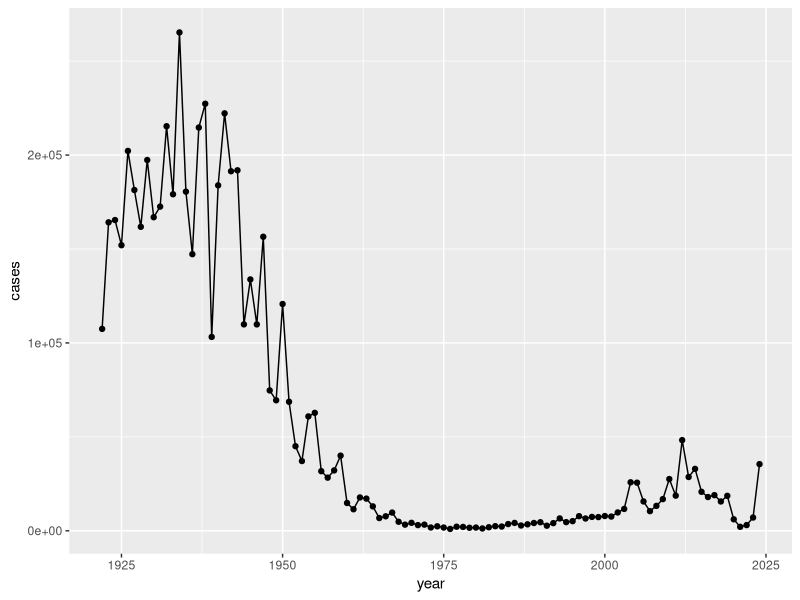
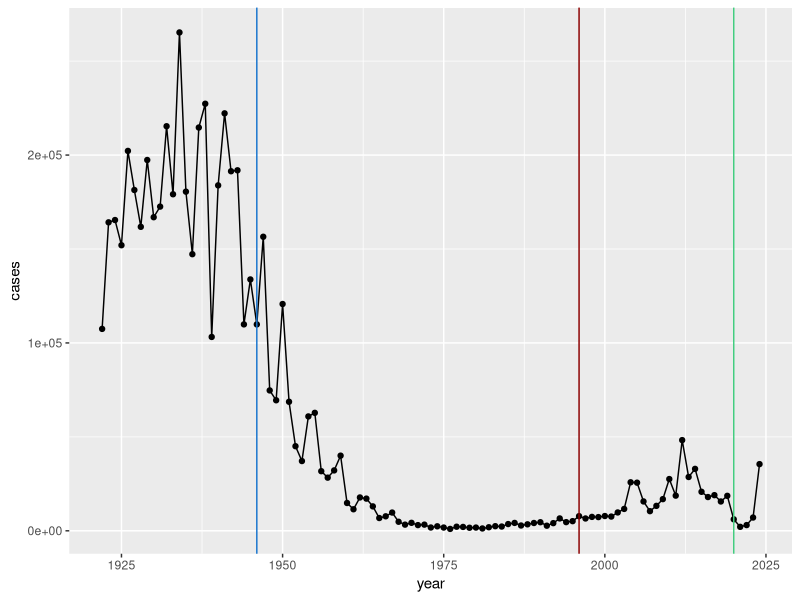

The R source for these figures, in order: (Note: this script raises an error after producing the figures.)
## ---- chunk 1
cdc <- data.frame( year = c(1922L,1923L,1924L,1925L,
                                          1926L,1927L,1928L,1929L,1930L,1931L,
                                          1932L,1933L,1934L,1935L,1936L,
                                          1937L,1938L,1939L,1940L,1941L,1942L,
                                          1943L,1944L,1945L,1946L,1947L,
                                          1948L,1949L,1950L,1951L,1952L,
                                          1953L,1954L,1955L,1956L,1957L,1958L,
                                          1959L,1960L,1961L,1962L,1963L,
                                          1964L,1965L,1966L,1967L,1968L,1969L,
                                          1970L,1971L,1972L,1973L,1974L,
                                          1975L,1976L,1977L,1978L,1979L,1980L,
                                          1981L,1982L,1983L,1984L,1985L,
                                          1986L,1987L,1988L,1989L,1990L,
                                          1991L,1992L,1993L,1994L,1995L,1996L,
                                          1997L,1998L,1999L,2000L,2001L,
                                          2002L,2003L,2004L,2005L,2006L,2007L,
                                          2008L,2009L,2010L,2011L,2012L,
                                          2013L,2014L,2015L,2016L,2017L,2018L,
                                          2019L,2020L,2021L,2022L,2023L,2024L),

cases = c(107473,164191,165418,152003,
                                          202210,181411,161799,197371,
                                          166914,172559,215343,179135,265269,
                                          180518,147237,214652,227319,103188,
                                          183866,222202,191383,191890,109873,
                                          133792,109860,156517,74715,69479,
                                          120718,68687,45030,37129,60886,
                                          62786,31732,28295,32148,40005,
                                          14809,11468,17749,17135,13005,6799,
                                          7717,9718,4810,3285,4249,3036,
                                          3287,1759,2402,1738,1010,2177,2063,
                                          1623,1730,1248,1895,2463,2276,
                                          3589,4195,2823,3450,4157,4570,
                                          2719,4083,6586,4617,5137,7796,6564,
                                          7405,7298,7867,7580,9771,11647,
                                          25827,25616,15632,10454,13278,
                                          16858,27550,18719,48277,28639,32971,
                                          20762,17972,18975,15609,18617,
                                          6124,2116,3044,7063,35493)
       )
## ---- chunk 2
library(ggplot2)
## ---- chunk 3
ggplot(cdc) +
  aes(year, cases) +
  geom_point() + 
  geom_line()
## ---- chunk 4
library(ggplot2)
ggplot(cdc) +
  aes(year, cases) +
  geom_point() + 
  geom_line() +
geom_vline(xintercept = 1946, col="dodgerblue3") +
  geom_vline(xintercept = 1996, col="red4") +
  geom_vline(xintercept = 2020, col="seagreen3")
## ---- chunk 5

##Read, write and process JSON data

library(jsonlite)

subject <- read_json("https://www.cmi-pb.org/api/v5_1/subject", 
                     simplifyVector = TRUE)

head(subject)
## ---- chunk 6
nrow(subject)

## ---- chunk 7
table(subject$infancy_vac)
## ---- chunk 8
table(subject$biological_sex)
## ---- chunk 9
table(subject$race, subject$biological_sex)
## ---- chunk 10
specimen <- read_json("https://www.cmi-pb.org/api/v5_1/specimen",
                      simplifyVector = TRUE)

ab_data <- read_json("https://www.cmi-pb.org/api/v5_1/plasma_ab_titer",
                     simplifyVector = TRUE)
## ---- chunk 11
library(dplyr)
meta <- inner_join(subject, specimen)

head(meta)
## ---- chunk 12
head(ab_data)
## ---- chunk 13
abdata <- inner_join(ab_data, meta)
head(abdata)
## ---- chunk 14
dim(abdata)
## ---- chunk 15
table(abdata$isotype)
## ---- chunk 16
table(abdata$antigen)
## ---- chunk 17
ggplot(abdata) +
  aes(MFI, antigen) +
  geom_boxplot()
## ---- chunk 18
ggplot(abdata) +
  aes(MFI, antigen, col=infancy_vac) +
  geom_boxplot()
## ---- chunk 19
igg <- abdata |> 
  filter(isotype == "IgG")

head(igg)
## ---- chunk 20
ggplot(igg) +
  aes(MFI_normalised, antigen, col=infancy_vac) +
  geom_boxplot() +
  facet_wrap(~visit)
## ---- chunk 21
table(igg$dataset)
## ---- chunk 22
pt_igg <- abdata |>
  filter(isotype=="IgG", 
         antigen=="PT", 
         dataset=="2021_dataset")
## ---- chunk 23
dim(pt_igg)
## ---- chunk 24
ggplot(pt_igg) + 
  aes(actual_day_relative_to_boost,
      MFI_normalised, 
      col=infancy_vac,
      group=subject_id) +
  geom_point() +
  geom_line() +
  theme_bw() +
  geom_vline(xintercept = 0) +
  geom_vline(xintercept = 14)

